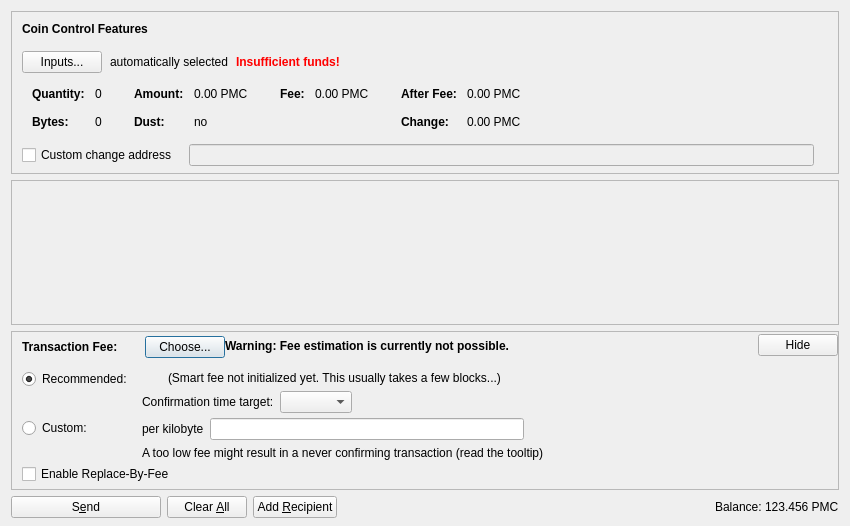
<?xml version="1.0" encoding="UTF-8"?>
<ui version="4.0">
 <class>SendCoinsDialog</class>
 <widget class="QDialog" name="SendCoinsDialog">
  <property name="geometry">
   <rect>
    <x>0</x>
    <y>0</y>
    <width>850</width>
    <height>526</height>
   </rect>
  </property>
  <property name="windowTitle">
   <string>Send Coins</string>
  </property>
  <layout class="QVBoxLayout" name="verticalLayout" stretch="0,1,0,0">
   <property name="bottomMargin">
    <number>8</number>
   </property>
   <item>
    <widget class="QFrame" name="frameCoinControl">
     <property name="sizePolicy">
      <sizepolicy hsizetype="Expanding" vsizetype="Expanding">
       <horstretch>0</horstretch>
       <verstretch>0</verstretch>
      </sizepolicy>
     </property>
     <property name="maximumSize">
      <size>
       <width>16777215</width>
       <height>16777215</height>
      </size>
     </property>
     <property name="frameShape">
      <enum>QFrame::StyledPanel</enum>
     </property>
     <property name="frameShadow">
      <enum>QFrame::Sunken</enum>
     </property>
     <layout class="QVBoxLayout" name="verticalLayoutCoinControl2">
      <property name="spacing">
       <number>0</number>
      </property>
      <property name="leftMargin">
       <number>0</number>
      </property>
      <property name="topMargin">
       <number>0</number>
      </property>
      <property name="rightMargin">
       <number>0</number>
      </property>
      <property name="bottomMargin">
       <number>6</number>
      </property>
      <item>
       <layout class="QVBoxLayout" name="verticalLayoutCoinControl" stretch="0,0,0,0,1">
        <property name="spacing">
         <number>0</number>
        </property>
        <property name="leftMargin">
         <number>10</number>
        </property>
        <property name="topMargin">
         <number>10</number>
        </property>
        <item>
         <layout class="QHBoxLayout" name="horizontalLayoutCoinControl1">
          <property name="bottomMargin">
           <number>15</number>
          </property>
          <item>
           <widget class="QLabel" name="labelCoinControlFeatures">
            <property name="sizePolicy">
             <sizepolicy hsizetype="Preferred" vsizetype="Maximum">
              <horstretch>0</horstretch>
              <verstretch>0</verstretch>
             </sizepolicy>
            </property>
            <property name="font">
             <font>
              <weight>75</weight>
              <bold>true</bold>
             </font>
            </property>
            <property name="styleSheet">
             <string notr="true">font-weight:bold;</string>
            </property>
            <property name="text">
             <string>Coin Control Features</string>
            </property>
           </widget>
          </item>
         </layout>
        </item>
        <item>
         <layout class="QHBoxLayout" name="horizontalLayoutCoinControl2" stretch="0,0,0,0">
          <property name="spacing">
           <number>8</number>
          </property>
          <property name="bottomMargin">
           <number>10</number>
          </property>
          <item>
           <widget class="QPushButton" name="pushButtonCoinControl">
            <property name="styleSheet">
             <string notr="true"/>
            </property>
            <property name="text">
             <string>Inputs...</string>
            </property>
            <property name="autoDefault">
             <bool>false</bool>
            </property>
           </widget>
          </item>
          <item>
           <widget class="QLabel" name="labelCoinControlAutomaticallySelected">
            <property name="text">
             <string>automatically selected</string>
            </property>
            <property name="margin">
             <number>5</number>
            </property>
           </widget>
          </item>
          <item>
           <widget class="QLabel" name="labelCoinControlInsuffFunds">
            <property name="font">
             <font>
              <weight>75</weight>
              <bold>true</bold>
             </font>
            </property>
            <property name="styleSheet">
             <string notr="true">color:red;font-weight:bold;</string>
            </property>
            <property name="text">
             <string>Insufficient funds!</string>
            </property>
            <property name="margin">
             <number>5</number>
            </property>
           </widget>
          </item>
          <item>
           <spacer name="horizontalSpacerCoinControl">
            <property name="orientation">
             <enum>Qt::Horizontal</enum>
            </property>
            <property name="sizeHint" stdset="0">
             <size>
              <width>40</width>
              <height>1</height>
             </size>
            </property>
           </spacer>
          </item>
         </layout>
        </item>
        <item>
         <widget class="QWidget" name="widgetCoinControl" native="true">
          <property name="sizePolicy">
           <sizepolicy hsizetype="Preferred" vsizetype="Preferred">
            <horstretch>0</horstretch>
            <verstretch>0</verstretch>
           </sizepolicy>
          </property>
          <property name="minimumSize">
           <size>
            <width>0</width>
            <height>0</height>
           </size>
          </property>
          <property name="styleSheet">
           <string notr="true"/>
          </property>
          <layout class="QHBoxLayout" name="horizontalLayoutCoinControl5">
           <property name="leftMargin">
            <number>0</number>
           </property>
           <property name="topMargin">
            <number>0</number>
           </property>
           <property name="rightMargin">
            <number>0</number>
           </property>
           <property name="bottomMargin">
            <number>0</number>
           </property>
           <item>
            <layout class="QHBoxLayout" name="horizontalLayoutCoinControl3" stretch="0,0,0,1">
             <property name="spacing">
              <number>20</number>
             </property>
             <property name="topMargin">
              <number>0</number>
             </property>
             <property name="bottomMargin">
              <number>10</number>
             </property>
             <item>
              <layout class="QFormLayout" name="formLayoutCoinControl1">
               <property name="horizontalSpacing">
                <number>10</number>
               </property>
               <property name="verticalSpacing">
                <number>14</number>
               </property>
               <property name="leftMargin">
                <number>10</number>
               </property>
               <property name="topMargin">
                <number>4</number>
               </property>
               <property name="rightMargin">
                <number>6</number>
               </property>
               <item row="0" column="0">
                <widget class="QLabel" name="labelCoinControlQuantityText">
                 <property name="font">
                  <font>
                   <weight>75</weight>
                   <bold>true</bold>
                  </font>
                 </property>
                 <property name="text">
                  <string>Quantity:</string>
                 </property>
                 <property name="margin">
                  <number>0</number>
                 </property>
                </widget>
               </item>
               <item row="0" column="1">
                <widget class="QLabel" name="labelCoinControlQuantity">
                 <property name="cursor">
                  <cursorShape>IBeamCursor</cursorShape>
                 </property>
                 <property name="contextMenuPolicy">
                  <enum>Qt::ActionsContextMenu</enum>
                 </property>
                 <property name="text">
                  <string notr="true">0</string>
                 </property>
                 <property name="margin">
                  <number>0</number>
                 </property>
                 <property name="textInteractionFlags">
                  <set>Qt::LinksAccessibleByMouse|Qt::TextSelectableByKeyboard|Qt::TextSelectableByMouse</set>
                 </property>
                </widget>
               </item>
               <item row="1" column="0">
                <widget class="QLabel" name="labelCoinControlBytesText">
                 <property name="font">
                  <font>
                   <weight>75</weight>
                   <bold>true</bold>
                  </font>
                 </property>
                 <property name="text">
                  <string>Bytes:</string>
                 </property>
                </widget>
               </item>
               <item row="1" column="1">
                <widget class="QLabel" name="labelCoinControlBytes">
                 <property name="cursor">
                  <cursorShape>IBeamCursor</cursorShape>
                 </property>
                 <property name="contextMenuPolicy">
                  <enum>Qt::ActionsContextMenu</enum>
                 </property>
                 <property name="text">
                  <string notr="true">0</string>
                 </property>
                 <property name="textInteractionFlags">
                  <set>Qt::LinksAccessibleByMouse|Qt::TextSelectableByKeyboard|Qt::TextSelectableByMouse</set>
                 </property>
                </widget>
               </item>
              </layout>
             </item>
             <item>
              <layout class="QFormLayout" name="formLayoutCoinControl2">
               <property name="horizontalSpacing">
                <number>10</number>
               </property>
               <property name="verticalSpacing">
                <number>14</number>
               </property>
               <property name="leftMargin">
                <number>6</number>
               </property>
               <property name="topMargin">
                <number>4</number>
               </property>
               <property name="rightMargin">
                <number>6</number>
               </property>
               <item row="0" column="0">
                <widget class="QLabel" name="labelCoinControlAmountText">
                 <property name="font">
                  <font>
                   <weight>75</weight>
                   <bold>true</bold>
                  </font>
                 </property>
                 <property name="text">
                  <string>Amount:</string>
                 </property>
                 <property name="margin">
                  <number>0</number>
                 </property>
                </widget>
               </item>
               <item row="0" column="1">
                <widget class="QLabel" name="labelCoinControlAmount">
                 <property name="cursor">
                  <cursorShape>IBeamCursor</cursorShape>
                 </property>
                 <property name="contextMenuPolicy">
                  <enum>Qt::ActionsContextMenu</enum>
                 </property>
                 <property name="text">
                  <string notr="true">0.00 PMC</string>
                 </property>
                 <property name="textInteractionFlags">
                  <set>Qt::LinksAccessibleByMouse|Qt::TextSelectableByKeyboard|Qt::TextSelectableByMouse</set>
                 </property>
                </widget>
               </item>
               <item row="1" column="0">
                <widget class="QLabel" name="labelCoinControlLowOutputText">
                 <property name="font">
                  <font>
                   <weight>75</weight>
                   <bold>true</bold>
                  </font>
                 </property>
                 <property name="text">
                  <string>Dust:</string>
                 </property>
                </widget>
               </item>
               <item row="1" column="1">
                <widget class="QLabel" name="labelCoinControlLowOutput">
                 <property name="cursor">
                  <cursorShape>IBeamCursor</cursorShape>
                 </property>
                 <property name="contextMenuPolicy">
                  <enum>Qt::ActionsContextMenu</enum>
                 </property>
                 <property name="text">
                  <string notr="true">no</string>
                 </property>
                 <property name="textInteractionFlags">
                  <set>Qt::LinksAccessibleByMouse|Qt::TextSelectableByKeyboard|Qt::TextSelectableByMouse</set>
                 </property>
                </widget>
               </item>
              </layout>
             </item>
             <item>
              <layout class="QFormLayout" name="formLayoutCoinControl3">
               <property name="horizontalSpacing">
                <number>10</number>
               </property>
               <property name="verticalSpacing">
                <number>14</number>
               </property>
               <property name="leftMargin">
                <number>6</number>
               </property>
               <property name="topMargin">
                <number>4</number>
               </property>
               <property name="rightMargin">
                <number>6</number>
               </property>
               <item row="0" column="0">
                <widget class="QLabel" name="labelCoinControlFeeText">
                 <property name="font">
                  <font>
                   <weight>75</weight>
                   <bold>true</bold>
                  </font>
                 </property>
                 <property name="text">
                  <string>Fee:</string>
                 </property>
                 <property name="margin">
                  <number>0</number>
                 </property>
                </widget>
               </item>
               <item row="0" column="1">
                <widget class="QLabel" name="labelCoinControlFee">
                 <property name="cursor">
                  <cursorShape>IBeamCursor</cursorShape>
                 </property>
                 <property name="contextMenuPolicy">
                  <enum>Qt::ActionsContextMenu</enum>
                 </property>
                 <property name="text">
                  <string notr="true">0.00 PMC</string>
                 </property>
                 <property name="textInteractionFlags">
                  <set>Qt::LinksAccessibleByMouse|Qt::TextSelectableByKeyboard|Qt::TextSelectableByMouse</set>
                 </property>
                </widget>
               </item>
              </layout>
             </item>
             <item>
              <layout class="QFormLayout" name="formLayoutCoinControl4">
               <property name="horizontalSpacing">
                <number>10</number>
               </property>
               <property name="verticalSpacing">
                <number>14</number>
               </property>
               <property name="leftMargin">
                <number>6</number>
               </property>
               <property name="topMargin">
                <number>4</number>
               </property>
               <property name="rightMargin">
                <number>6</number>
               </property>
               <item row="0" column="0">
                <widget class="QLabel" name="labelCoinControlAfterFeeText">
                 <property name="font">
                  <font>
                   <weight>75</weight>
                   <bold>true</bold>
                  </font>
                 </property>
                 <property name="text">
                  <string>After Fee:</string>
                 </property>
                 <property name="margin">
                  <number>0</number>
                 </property>
                </widget>
               </item>
               <item row="0" column="1">
                <widget class="QLabel" name="labelCoinControlAfterFee">
                 <property name="cursor">
                  <cursorShape>IBeamCursor</cursorShape>
                 </property>
                 <property name="contextMenuPolicy">
                  <enum>Qt::ActionsContextMenu</enum>
                 </property>
                 <property name="text">
                  <string notr="true">0.00 PMC</string>
                 </property>
                 <property name="textInteractionFlags">
                  <set>Qt::LinksAccessibleByMouse|Qt::TextSelectableByKeyboard|Qt::TextSelectableByMouse</set>
                 </property>
                </widget>
               </item>
               <item row="1" column="0">
                <widget class="QLabel" name="labelCoinControlChangeText">
                 <property name="font">
                  <font>
                   <weight>75</weight>
                   <bold>true</bold>
                  </font>
                 </property>
                 <property name="text">
                  <string>Change:</string>
                 </property>
                </widget>
               </item>
               <item row="1" column="1">
                <widget class="QLabel" name="labelCoinControlChange">
                 <property name="cursor">
                  <cursorShape>IBeamCursor</cursorShape>
                 </property>
                 <property name="contextMenuPolicy">
                  <enum>Qt::ActionsContextMenu</enum>
                 </property>
                 <property name="text">
                  <string notr="true">0.00 PMC</string>
                 </property>
                 <property name="textInteractionFlags">
                  <set>Qt::LinksAccessibleByMouse|Qt::TextSelectableByKeyboard|Qt::TextSelectableByMouse</set>
                 </property>
                </widget>
               </item>
              </layout>
             </item>
            </layout>
           </item>
          </layout>
         </widget>
        </item>
        <item>
         <layout class="QHBoxLayout" name="horizontalLayoutCoinControl4" stretch="0,0,0">
          <property name="spacing">
           <number>12</number>
          </property>
          <property name="sizeConstraint">
           <enum>QLayout::SetDefaultConstraint</enum>
          </property>
          <property name="topMargin">
           <number>5</number>
          </property>
          <property name="rightMargin">
           <number>5</number>
          </property>
          <item>
           <widget class="QCheckBox" name="checkBoxCoinControlChange">
            <property name="toolTip">
             <string>If this is activated, but the change address is empty or invalid, change will be sent to a newly generated address.</string>
            </property>
            <property name="text">
             <string>Custom change address</string>
            </property>
           </widget>
          </item>
          <item>
           <widget class="QValidatedLineEdit" name="lineEditCoinControlChange">
            <property name="enabled">
             <bool>false</bool>
            </property>
            <property name="sizePolicy">
             <sizepolicy hsizetype="Expanding" vsizetype="Fixed">
              <horstretch>0</horstretch>
              <verstretch>0</verstretch>
             </sizepolicy>
            </property>
           </widget>
          </item>
          <item>
           <widget class="QLabel" name="labelCoinControlChangeLabel">
            <property name="sizePolicy">
             <sizepolicy hsizetype="Preferred" vsizetype="Expanding">
              <horstretch>0</horstretch>
              <verstretch>0</verstretch>
             </sizepolicy>
            </property>
            <property name="minimumSize">
             <size>
              <width>0</width>
              <height>0</height>
             </size>
            </property>
            <property name="text">
             <string/>
            </property>
            <property name="margin">
             <number>3</number>
            </property>
           </widget>
          </item>
         </layout>
        </item>
        <item>
         <spacer name="verticalSpacerCoinControl">
          <property name="orientation">
           <enum>Qt::Vertical</enum>
          </property>
          <property name="sizeHint" stdset="0">
           <size>
            <width>800</width>
            <height>1</height>
           </size>
          </property>
         </spacer>
        </item>
       </layout>
      </item>
     </layout>
    </widget>
   </item>
   <item>
    <widget class="QScrollArea" name="scrollArea">
     <property name="widgetResizable">
      <bool>true</bool>
     </property>
     <widget class="QWidget" name="scrollAreaWidgetContents">
      <property name="geometry">
       <rect>
        <x>0</x>
        <y>0</y>
        <width>830</width>
        <height>104</height>
       </rect>
      </property>
      <layout class="QVBoxLayout" name="verticalLayout_2" stretch="0,1">
       <property name="leftMargin">
        <number>0</number>
       </property>
       <property name="topMargin">
        <number>0</number>
       </property>
       <property name="rightMargin">
        <number>0</number>
       </property>
       <property name="bottomMargin">
        <number>0</number>
       </property>
       <item>
        <layout class="QVBoxLayout" name="entries">
         <property name="spacing">
          <number>6</number>
         </property>
        </layout>
       </item>
       <item>
        <spacer name="verticalSpacer">
         <property name="orientation">
          <enum>Qt::Vertical</enum>
         </property>
         <property name="sizeHint" stdset="0">
          <size>
           <width>20</width>
           <height>40</height>
          </size>
         </property>
        </spacer>
       </item>
      </layout>
     </widget>
    </widget>
   </item>
   <item>
    <widget class="QFrame" name="frameFee">
     <property name="sizePolicy">
      <sizepolicy hsizetype="Expanding" vsizetype="Expanding">
       <horstretch>0</horstretch>
       <verstretch>0</verstretch>
      </sizepolicy>
     </property>
     <property name="maximumSize">
      <size>
       <width>16777215</width>
       <height>16777215</height>
      </size>
     </property>
     <property name="frameShape">
      <enum>QFrame::StyledPanel</enum>
     </property>
     <property name="frameShadow">
      <enum>QFrame::Sunken</enum>
     </property>
     <layout class="QVBoxLayout" name="verticalLayoutFee1">
      <property name="spacing">
       <number>0</number>
      </property>
      <property name="leftMargin">
       <number>0</number>
      </property>
      <property name="topMargin">
       <number>0</number>
      </property>
      <property name="rightMargin">
       <number>0</number>
      </property>
      <property name="bottomMargin">
       <number>0</number>
      </property>
      <item>
       <layout class="QVBoxLayout" name="verticalLayoutFee2" stretch="0,0,0">
        <property name="spacing">
         <number>0</number>
        </property>
        <property name="leftMargin">
         <number>10</number>
        </property>
        <property name="topMargin">
         <number>0</number>
        </property>
        <item>
         <layout class="QHBoxLayout" name="horizontalLayoutFee1">
          <property name="bottomMargin">
           <number>0</number>
          </property>
          <item>
           <layout class="QVBoxLayout" name="verticalLayoutFee7">
            <property name="spacing">
             <number>0</number>
            </property>
            <item>
             <spacer name="verticalSpacerSmartFee">
              <property name="orientation">
               <enum>Qt::Vertical</enum>
              </property>
              <property name="sizeType">
               <enum>QSizePolicy::Fixed</enum>
              </property>
              <property name="sizeHint" stdset="0">
               <size>
                <width>1</width>
                <height>4</height>
               </size>
              </property>
             </spacer>
            </item>
            <item>
             <layout class="QHBoxLayout" name="horizontalLayoutSmartFee">
              <property name="spacing">
               <number>10</number>
              </property>
              <item>
               <widget class="QLabel" name="labelFeeHeadline">
                <property name="sizePolicy">
                 <sizepolicy hsizetype="Preferred" vsizetype="Maximum">
                  <horstretch>0</horstretch>
                  <verstretch>0</verstretch>
                 </sizepolicy>
                </property>
                <property name="font">
                 <font>
                  <weight>75</weight>
                  <bold>true</bold>
                 </font>
                </property>
                <property name="styleSheet">
                 <string notr="true">font-weight:bold;</string>
                </property>
                <property name="text">
                 <string>Transaction Fee:</string>
                </property>
               </widget>
              </item>
              <item>
               <widget class="QLabel" name="labelFeeMinimized">
                <property name="text">
                 <string/>
                </property>
               </widget>
              </item>
              <item>
               <widget class="QPushButton" name="buttonChooseFee">
                <property name="text">
                 <string>Choose...</string>
                </property>
               </widget>
              </item>
             </layout>
            </item>
            <item>
             <spacer name="verticalSpacer_5">
              <property name="orientation">
               <enum>Qt::Vertical</enum>
              </property>
              <property name="sizeHint" stdset="0">
               <size>
                <width>1</width>
                <height>1</height>
               </size>
              </property>
             </spacer>
            </item>
           </layout>
          </item>
          <item>
           <widget class="QLabel" name="fallbackFeeWarningLabel">
            <property name="toolTip">
             <string>Using the fallbackfee can result in sending a transaction that will take several hours or days (or never) to confirm. Consider choosing your fee manually or wait until you have validated the complete chain.</string>
            </property>
            <property name="font">
            <font>
                <weight>75</weight>
                <bold>true</bold>
            </font>
            </property>
            <property name="text">
             <string>Warning: Fee estimation is currently not possible.</string>
            </property>
            <property name="wordWrap">
             <bool>false</bool>
            </property>
           </widget>
          </item>
          <item>
           <spacer name="horizontalSpacer_4">
            <property name="orientation">
             <enum>Qt::Horizontal</enum>
            </property>
            <property name="sizeType">
             <enum>QSizePolicy::MinimumExpanding</enum>
            </property>
            <property name="sizeHint" stdset="0">
             <size>
              <width>40</width>
              <height>20</height>
             </size>
            </property>
           </spacer>
          </item>
          <item>
           <widget class="QPushButton" name="buttonMinimizeFee">
            <property name="toolTip">
             <string>Hide transaction fee settings</string>
            </property>
            <property name="text">
             <string>Hide</string>
            </property>
           </widget>
          </item>
         </layout>
        </item>
        <item>
         <widget class="QFrame" name="frameFeeSelection">
          <layout class="QVBoxLayout" name="verticalLayoutFee12">
           <property name="spacing">
            <number>0</number>
           </property>
           <property name="leftMargin">
            <number>0</number>
           </property>
           <property name="topMargin">
            <number>0</number>
           </property>
           <property name="rightMargin">
            <number>0</number>
           </property>
           <property name="bottomMargin">
            <number>0</number>
           </property>
           <item>
            <layout class="QGridLayout" name="gridLayoutFee">
             <property name="topMargin">
              <number>10</number>
             </property>
             <property name="bottomMargin">
              <number>4</number>
             </property>
             <property name="horizontalSpacing">
              <number>10</number>
             </property>
             <property name="verticalSpacing">
              <number>4</number>
             </property>
             <item row="1" column="1">
              <layout class="QVBoxLayout" name="verticalLayoutFee8">
               <property name="spacing">
                <number>6</number>
               </property>
               <item>
                <layout class="QHBoxLayout" name="horizontalLayoutFee13">
                 <item>
                  <widget class="QLabel" name="labelCustomPerKilobyte">
                   <property name="toolTip">
                    <string>Specify a custom fee per kB (1,000 bytes) of the transaction's virtual size.

Note:  Since the fee is calculated on a per-byte basis, a fee of "100 satoshis per kB" for a transaction size of 500 bytes (half of 1 kB) would ultimately yield a fee of only 50 satoshis.</string>
                   </property>
                   <property name="text">
                    <string>per kilobyte</string>
                   </property>
                  </widget>
                 </item>
                 <item>
                  <widget class="BitcoinAmountField" name="customFee"/>
                 </item>
                 <item>
                  <spacer name="horizontalSpacer_6">
                   <property name="orientation">
                    <enum>Qt::Horizontal</enum>
                   </property>
                   <property name="sizeHint" stdset="0">
                    <size>
                     <width>1</width>
                     <height>1</height>
                    </size>
                   </property>
                  </spacer>
                 </item>
                </layout>
               </item>
               <item>
                <layout class="QHBoxLayout" name="horizontalLayoutFee8">
                 <item>
                  <widget class="QLabel" name="labelCustomFeeWarning">
                   <property name="enabled">
                    <bool>true</bool>
                   </property>
                   <property name="toolTip">
                    <string>When there is less transaction volume than space in the blocks, miners as well as relaying nodes may enforce a minimum fee. Paying only this minimum fee is just fine, but be aware that this can result in a never confirming transaction once there is more demand for paymastercoin transactions than the network can process.</string>
                   </property>
                   <property name="text">
                    <string>A too low fee might result in a never confirming transaction (read the tooltip)</string>
                   </property>
                  </widget>
                 </item>
                 <item>
                  <spacer name="horizontalSpacer_2">
                   <property name="orientation">
                    <enum>Qt::Horizontal</enum>
                   </property>
                   <property name="sizeHint" stdset="0">
                    <size>
                     <width>1</width>
                     <height>1</height>
                    </size>
                   </property>
                  </spacer>
                 </item>
                </layout>
               </item>
              </layout>
             </item>
             <item row="0" column="0">
              <layout class="QVBoxLayout" name="verticalLayoutFee4" stretch="0,1">
               <item>
                <widget class="QRadioButton" name="radioSmartFee">
                 <property name="text">
                  <string>Recommended:</string>
                 </property>
                 <property name="checked">
                  <bool>true</bool>
                 </property>
                 <attribute name="buttonGroup">
                  <string notr="true">groupFee</string>
                 </attribute>
                </widget>
               </item>
               <item>
                <spacer name="verticalSpacer_2">
                 <property name="orientation">
                  <enum>Qt::Vertical</enum>
                 </property>
                 <property name="sizeHint" stdset="0">
                  <size>
                   <width>1</width>
                   <height>1</height>
                  </size>
                 </property>
                </spacer>
               </item>
              </layout>
             </item>
             <item row="1" column="0">
              <layout class="QVBoxLayout" name="verticalLayoutFee9" stretch="0,1">
               <item>
                <widget class="QRadioButton" name="radioCustomFee">
                 <property name="text">
                  <string>Custom:</string>
                 </property>
                 <attribute name="buttonGroup">
                  <string notr="true">groupFee</string>
                 </attribute>
                </widget>
               </item>
               <item>
                <spacer name="verticalSpacer_6">
                 <property name="orientation">
                  <enum>Qt::Vertical</enum>
                 </property>
                 <property name="sizeHint" stdset="0">
                  <size>
                   <width>1</width>
                   <height>1</height>
                  </size>
                 </property>
                </spacer>
               </item>
              </layout>
             </item>
             <item row="0" column="1">
              <layout class="QVBoxLayout" name="verticalLayoutFee3" stretch="0,0,1">
               <property name="spacing">
                <number>6</number>
               </property>
               <property name="topMargin">
                <number>2</number>
               </property>
               <item>
                <layout class="QHBoxLayout" name="horizontalLayoutFee12">
                 <item>
                  <widget class="QLabel" name="labelSmartFee">
                   <property name="text">
                    <string/>
                   </property>
                  </widget>
                 </item>
                 <item>
                  <widget class="QLabel" name="labelFeeEstimation">
                   <property name="text">
                    <string/>
                   </property>
                  </widget>
                 </item>
                 <item>
                  <widget class="QLabel" name="labelSmartFee2">
                   <property name="text">
                    <string>(Smart fee not initialized yet. This usually takes a few blocks...)</string>
                   </property>
                  </widget>
                 </item>
                 <item>
                  <spacer name="horizontalSpacer_5">
                   <property name="orientation">
                    <enum>Qt::Horizontal</enum>
                   </property>
                   <property name="sizeHint" stdset="0">
                    <size>
                     <width>1</width>
                     <height>1</height>
                    </size>
                   </property>
                  </spacer>
                 </item>
                </layout>
               </item>
               <item>
                <layout class="QHBoxLayout" name="horizontalLayoutFee9">
                 <item>
                  <layout class="QVBoxLayout" name="verticalLayoutFee6">
                   <item>
                    <widget class="QLabel" name="labelSmartFee3">
                     <property name="text">
                      <string>Confirmation time target:</string>
                     </property>
                    </widget>
                   </item>
                  </layout>
                 </item>
                 <item>
                  <layout class="QVBoxLayout" name="verticalLayoutFee5">
                   <property name="rightMargin">
                    <number>30</number>
                   </property>
                   <item>
                    <layout class="QHBoxLayout" name="horizontalLayoutConfTarget">
                     <property name="bottomMargin">
                      <number>0</number>
                     </property>
                     <item>
                      <widget class="QComboBox" name="confTargetSelector"/>
                     </item>
                     <item>
                      <spacer name="horizontalSpacerConfTarget">
                       <property name="orientation">
                        <enum>Qt::Horizontal</enum>
                       </property>
                       <property name="sizeHint" stdset="0">
                        <size>
                         <width>40</width>
                         <height>20</height>
                        </size>
                       </property>
                      </spacer>
                     </item>
                    </layout>
                   </item>
                  </layout>
                 </item>
                </layout>
               </item>
               <item>
                <spacer name="verticalSpacer_4">
                 <property name="orientation">
                  <enum>Qt::Vertical</enum>
                 </property>
                 <property name="sizeHint" stdset="0">
                  <size>
                   <width>1</width>
                   <height>1</height>
                  </size>
                 </property>
                </spacer>
               </item>
              </layout>
             </item>
            </layout>
           </item>
           <item>
            <widget class="QCheckBox" name="optInRBF">
             <property name="text">
              <string>Enable Replace-By-Fee</string>
             </property>
             <property name="toolTip">
              <string>With Replace-By-Fee (BIP-125) you can increase a transaction's fee after it is sent. Without this, a higher fee may be recommended to compensate for increased transaction delay risk.</string>
             </property>
            </widget>
           </item>
          </layout>
         </widget>
        </item>
        <item>
         <spacer name="verticalSpacerFee">
          <property name="orientation">
           <enum>Qt::Vertical</enum>
          </property>
          <property name="sizeHint" stdset="0">
           <size>
            <width>40</width>
            <height>5</height>
           </size>
          </property>
         </spacer>
        </item>
       </layout>
      </item>
     </layout>
    </widget>
   </item>
   <item>
    <layout class="QHBoxLayout" name="horizontalLayout">
     <item>
      <widget class="QPushButton" name="sendButton">
       <property name="minimumSize">
        <size>
         <width>150</width>
         <height>0</height>
        </size>
       </property>
       <property name="toolTip">
        <string>Confirm the send action</string>
       </property>
       <property name="text">
        <string>S&amp;end</string>
       </property>
       <property name="icon">
        <iconset resource="../paymastercoin.qrc">
         <normaloff>:/icons/send</normaloff>:/icons/send</iconset>
       </property>
       <property name="autoDefault">
        <bool>false</bool>
       </property>
       <property name="default">
        <bool>false</bool>
       </property>
      </widget>
     </item>
     <item>
      <widget class="QPushButton" name="clearButton">
       <property name="sizePolicy">
        <sizepolicy hsizetype="Minimum" vsizetype="Fixed">
         <horstretch>0</horstretch>
         <verstretch>0</verstretch>
        </sizepolicy>
       </property>
       <property name="toolTip">
        <string>Clear all fields of the form.</string>
       </property>
       <property name="text">
        <string>Clear &amp;All</string>
       </property>
       <property name="icon">
        <iconset resource="../paymastercoin.qrc">
         <normaloff>:/icons/remove</normaloff>:/icons/remove</iconset>
       </property>
       <property name="autoDefault">
        <bool>false</bool>
       </property>
      </widget>
     </item>
     <item>
      <widget class="QPushButton" name="addButton">
       <property name="toolTip">
        <string>Send to multiple recipients at once</string>
       </property>
       <property name="text">
        <string>Add &amp;Recipient</string>
       </property>
       <property name="icon">
        <iconset resource="../paymastercoin.qrc">
         <normaloff>:/icons/add</normaloff>:/icons/add</iconset>
       </property>
       <property name="autoDefault">
        <bool>false</bool>
       </property>
      </widget>
     </item>
     <item>
      <spacer name="horizontalSpacer">
       <property name="orientation">
        <enum>Qt::Horizontal</enum>
       </property>
       <property name="sizeHint" stdset="0">
        <size>
         <width>40</width>
         <height>20</height>
        </size>
       </property>
      </spacer>
     </item>
     <item>
      <layout class="QHBoxLayout" name="horizontalLayout_2">
       <property name="spacing">
        <number>3</number>
       </property>
       <item>
        <widget class="QLabel" name="labelBalanceName">
         <property name="sizePolicy">
          <sizepolicy hsizetype="Preferred" vsizetype="Fixed">
           <horstretch>0</horstretch>
           <verstretch>0</verstretch>
          </sizepolicy>
         </property>
         <property name="text">
          <string>Balance:</string>
         </property>
        </widget>
       </item>
       <item>
        <widget class="QLabel" name="labelBalance">
         <property name="sizePolicy">
          <sizepolicy hsizetype="Preferred" vsizetype="Fixed">
           <horstretch>0</horstretch>
           <verstretch>0</verstretch>
          </sizepolicy>
         </property>
         <property name="cursor">
          <cursorShape>IBeamCursor</cursorShape>
         </property>
         <property name="text">
          <string notr="true">123.456 PMC</string>
         </property>
         <property name="textInteractionFlags">
          <set>Qt::LinksAccessibleByMouse|Qt::TextSelectableByKeyboard|Qt::TextSelectableByMouse</set>
         </property>
        </widget>
       </item>
      </layout>
     </item>
    </layout>
   </item>
  </layout>
 </widget>
 <customwidgets>
  <customwidget>
   <class>QValidatedLineEdit</class>
   <extends>QLineEdit</extends>
   <header>qt/qvalidatedlineedit.h</header>
  </customwidget>
  <customwidget>
   <class>BitcoinAmountField</class>
   <extends>QLineEdit</extends>
   <header>qt/paymastercoinamountfield.h</header>
   <container>1</container>
  </customwidget>
 </customwidgets>
 <resources>
  <include location="../paymastercoin.qrc"/>
 </resources>
 <connections/>
 <buttongroups>
  <buttongroup name="groupFee"/>
 </buttongroups>
</ui>
